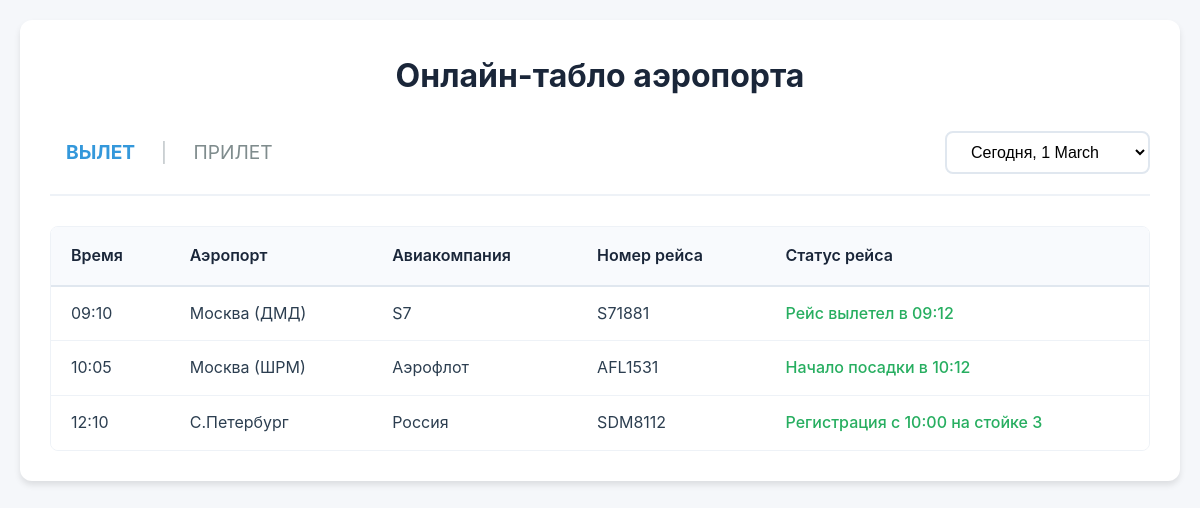
The page / on the database its author committed.
### tables this page shows
CREATE TABLE flights (
    id INT AUTO_INCREMENT PRIMARY KEY,
    flight_type ENUM('departure', 'arrival') NOT NULL,
    flight_date DATE NOT NULL,
    flight_time TIME NOT NULL,
    airport VARCHAR(100) NOT NULL,
    airline VARCHAR(100) NOT NULL,
    flight_number VARCHAR(20) NOT NULL,
    status_text VARCHAR(255) NOT NULL,
    created_at TIMESTAMP DEFAULT CURRENT_TIMESTAMP,
    INDEX (flight_type, flight_date)
);

### index.php (the view, shortened to what this page needs)
<?php
require_once 'config.php';
$type = $_GET['type'] ?? 'departure';
$date = $_GET['date'] ?? date('Y-m-d');
$dates = [];
for ($i = -1; $i <= 1; $i++) {
    $dateObj = new DateTime();
    $dateObj->modify("$i day");
    $formattedDate = $dateObj->format('Y-m-d');
    switch($i) {
        case -1:
            $label = 'Вчера, ' . $dateObj->format('j F');
            break;
        case 0:
            $label = 'Сегодня, ' . $dateObj->format('j F');
            break;
        case 1:
            $label = 'Завтра, ' . $dateObj->format('j F');
            break;
    }
    $dates[] = [
        'value' => $formattedDate,
        'label' => $label,
        'selected' => ($formattedDate == $date)
    ];
}
$stmt = $pdo->prepare("SELECT * FROM flights WHERE flight_type = ? AND flight_date = ? ORDER BY flight_time");
$stmt->execute([$type, $date]);
$flights = $stmt->fetchAll();
?>
<!DOCTYPE html>
<html lang="ru">
<head>
    <link rel="stylesheet" href="style.css">
</head>
<body>
    <div class="container">
        <h1>Онлайн-табло аэропорта</h1>
        <div class="controls">
            <div class="flight-type">
                <a href="?type=departure&date=<?= htmlspecialchars($date) ?>"
                   class="<?= $type == 'departure' ? 'active' : '' ?> underline">
                   ВЫЛЕТ
                </a>
                <span class="separator">|</span>
                <a href="?type=arrival&date=<?= htmlspecialchars($date) ?>"
                   class="<?= $type == 'arrival' ? 'active' : '' ?> underline">
                   ПРИЛЕТ
                </a>
            </div>
            <div class="date-selector">
                <form method="GET" action="">
                    <select name="date" onchange="this.form.submit()" class="underline">
                        <?php foreach ($dates as $dateOption): ?>
                            <option value="<?= $dateOption['value'] ?>"
                                <?= $dateOption['selected'] ? 'selected' : '' ?>>
                                <?= htmlspecialchars($dateOption['label']) ?>
                            </option>
                        <?php endforeach; ?>
                    </select>
                </form>
            </div>
        </div>
        <div class="flights-table-wrapper">
            <table class="flights-table">
                <thead>
                    <tr>
                        <th>Время</th>
                        <th>Аэропорт</th>
                        <th>Авиакомпания</th>
                        <th>Номер рейса</th>
                        <th>Статус рейса</th>
                    </tr>
                </thead>
                <tbody>
                    <?php if (empty($flights)): ?>
                        <tr>
                            <td colspan="5" class="no-flights">
                                Нет рейсов за выбранную дату
                            </td>
                        </tr>
                    <?php else: ?>
                        <?php foreach ($flights as $flight): ?>
                            <tr>
                                <td><?= htmlspecialchars(substr($flight['flight_time'], 0, 5)) ?></td>
                                <td><?= htmlspecialchars($flight['airport']) ?></td>
                                <td><?= htmlspecialchars($flight['airline']) ?></td>
                                <td><?= htmlspecialchars($flight['flight_number']) ?></td>
                                <td><?= htmlspecialchars($flight['status_text']) ?></td>
                            </tr>
                        <?php endforeach; ?>
                    <?php endif; ?>
                </tbody>
            </table>
        </div>
    </div>
</body>
</html>

### style.css (style rules this page uses)
* { margin: 0; padding: 0; box-sizing: border-box; }
body { font-family: -apple-system, BlinkMacSystemFont, 'Segoe UI', Roboto, Oxygen, Ubuntu, sans-serif; background-color: #f5f7fa; color: #2c3e50; line-height: 1.6; padding: 20px; }
.container { max-width: 1200px; margin: 0 auto; background-color: white; border-radius: 12px; box-shadow: 0 4px 6px rgba(0, 0, 0, 0.1); padding: 30px; }
h1 { color: #1a2639; margin-bottom: 30px; font-size: 2em; text-align: center; }
.controls { display: flex; justify-content: space-between; align-items: center; margin-bottom: 30px; padding-bottom: 20px; border-bottom: 2px solid #eef2f7; }
.flight-type { font-size: 1.2em; }
.flight-type a { color: #7f8c8d; text-decoration: none; padding: 8px 16px; border-radius: 6px; transition: all 0.3s ease; }
.flight-type a.active { color: #3498db; font-weight: bold; }
.flight-type .separator { color: #bdc3c7; margin: 0 5px; }
.underline { text-decoration: underline; text-underline-offset: 4px; }
.date-selector select { padding: 10px 20px; font-size: 1em; border: 2px solid #e0e7ef; border-radius: 8px; background-color: white; cursor: pointer; outline: none; transition: border-color 0.3s ease; min-width: 200px; }
.flights-table-wrapper { overflow-x: auto; border-radius: 8px; border: 1px solid #eef2f7; }
.flights-table { width: 100%; border-collapse: collapse; background-color: white; }
.flights-table th { background-color: #f8fafd; padding: 16px 20px; text-align: left; font-weight: 600; color: #1a2639; border-bottom: 2px solid #e0e7ef; }
.flights-table td { padding: 14px 20px; border-bottom: 1px solid #eef2f7; color: #2c3e50; }
.flights-table tbody tr:last-child td { border-bottom: none; }
.flights-table td:last-child { font-weight: 500; color: #27ae60; }

### rows shown on the page
flights: flight_time "09:10", airport "Москва (ДМД)", airline "S7", flight_number "S71881", status_text "Рейс вылетел в 09:12"
flights: flight_time "10:05", airport "Москва (ШРМ)", airline "Аэрофлот", flight_number "AFL1531", status_text "Начало посадки в 10:12"
flights: flight_time "12:10", airport "С.Петербург", airline "Россия", flight_number "SDM8112", status_text "Регистрация с 10:00 на стойке 3"

### other values the page prints
form field date "Сегодня, 1 March"
